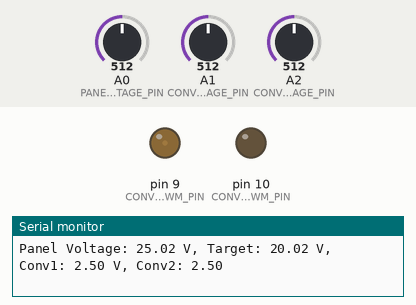
Recording of a sketch running on a simulated Arduino Uno, built with avr-gcc and run on an emulated ATmega328P. On the bench: output pins drawn as LEDs (lit = HIGH), the last lines printed to the serial monitor. Inputs (shaded band) come from the test bench; at power-on: A0 (PANEL_VOLTAGE_PIN) = 512, A1 (CONV1_VOLTAGE_PIN) = 512, A2 (CONV2_VOLTAGE_PIN) = 512.

Above: at 1.3 s.
1.4 s: A0 (PANEL_VOLTAGE_PIN) set to 0
4.0 s: A0 (PANEL_VOLTAGE_PIN) set to 265
At 10.4 s:
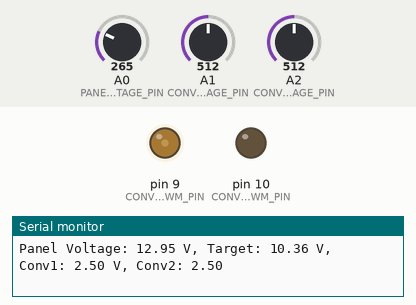
At 17.0 s:
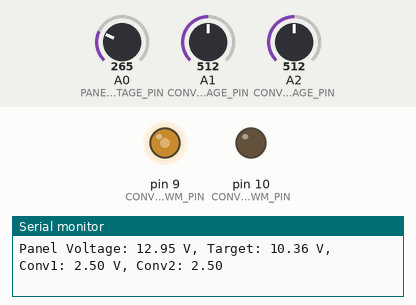
Timing chart, 0 to 25.2 s (numbered marks = the images above; inputs shaded):
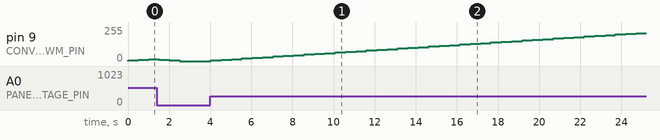

Measured:
- after the input at 4.0 s, pin 9 (CONV1_PWM_PIN): moves from 0/255 to 210/255 over 20.7 s, starting at once

The sketch:

basic_priority.ino
```cpp
// Pin definitions
#define PANEL_VOLTAGE_PIN A0
#define CONV1_VOLTAGE_PIN A1
#define CONV2_VOLTAGE_PIN A2

#define CONV1_PWM_PIN 9   // Higher priority converter
#define CONV2_PWM_PIN 10  // Lower priority converter

// Voltage reference and scaling factors (adjust based on resistor divider)
const float VREF = 5.0;   // Arduino ADC reference voltage
const int ADC_RES = 1023; // 10-bit ADC resolution
const float PANEL_VOLTAGE_RATIO = 10.0; // Divider scaling factor (example: 100k/10k)

// Desired voltage target as a percentage of panel voltage
const float TARGET_RATIO = 0.80;

// PWM limits
const int PWM_MIN = 0;
const int PWM_MAX = 255;

// Control variables
int pwmConv1 = 0;
int pwmConv2 = 0;

// Read analog voltage with scaling
float readVoltage(int pin, float ratio) {
  int raw = analogRead(pin);
  return (raw * VREF / ADC_RES) * ratio;
}

// Adjust PWM duty cycle with limits
int adjustPWM(int pwm, int adjustment) {
  pwm += adjustment;
  if (pwm > PWM_MAX) pwm = PWM_MAX;
  if (pwm < PWM_MIN) pwm = PWM_MIN;
  return pwm;
}

void setup() {
  pinMode(CONV1_PWM_PIN, OUTPUT);
  pinMode(CONV2_PWM_PIN, OUTPUT);

  analogWrite(CONV1_PWM_PIN, pwmConv1);
  analogWrite(CONV2_PWM_PIN, pwmConv2);

  Serial.begin(9600);
}

void loop() {
  // Read panel input voltage
  float panelVoltage = readVoltage(PANEL_VOLTAGE_PIN, PANEL_VOLTAGE_RATIO);
  float targetVoltage = panelVoltage * TARGET_RATIO;

  // Read converter outputs
  float conv1Voltage = readVoltage(CONV1_VOLTAGE_PIN, 1.0);
  float conv2Voltage = readVoltage(CONV2_VOLTAGE_PIN, 1.0);

  // Control logic for priority-based optimization
  if (panelVoltage > targetVoltage) {
    // Increase power output in priority order
    if (pwmConv1 < PWM_MAX) {
      pwmConv1 = adjustPWM(pwmConv1, 5);
    } else if (pwmConv2 < PWM_MAX) {
      pwmConv2 = adjustPWM(pwmConv2, 5);
    }
  } else {
    // Reduce power output if voltage drops
    if (pwmConv2 > PWM_MIN) {
      pwmConv2 = adjustPWM(pwmConv2, -5);
    } else if (pwmConv1 > PWM_MIN) {
      pwmConv1 = adjustPWM(pwmConv1, -5);
    }
  }

  // Apply PWM updates
  analogWrite(CONV1_PWM_PIN, pwmConv1);
  analogWrite(CONV2_PWM_PIN, pwmConv2);

  // Print debug information
  Serial.print("Panel Voltage: "); Serial.print(panelVoltage);
  Serial.print(" V, Target: "); Serial.print(targetVoltage);
  Serial.print(" V, Conv1: "); Serial.print(conv1Voltage);
  Serial.print(" V, Conv2: "); Serial.println(conv2Voltage);

  delay(500); // Control loop delay
}
```
